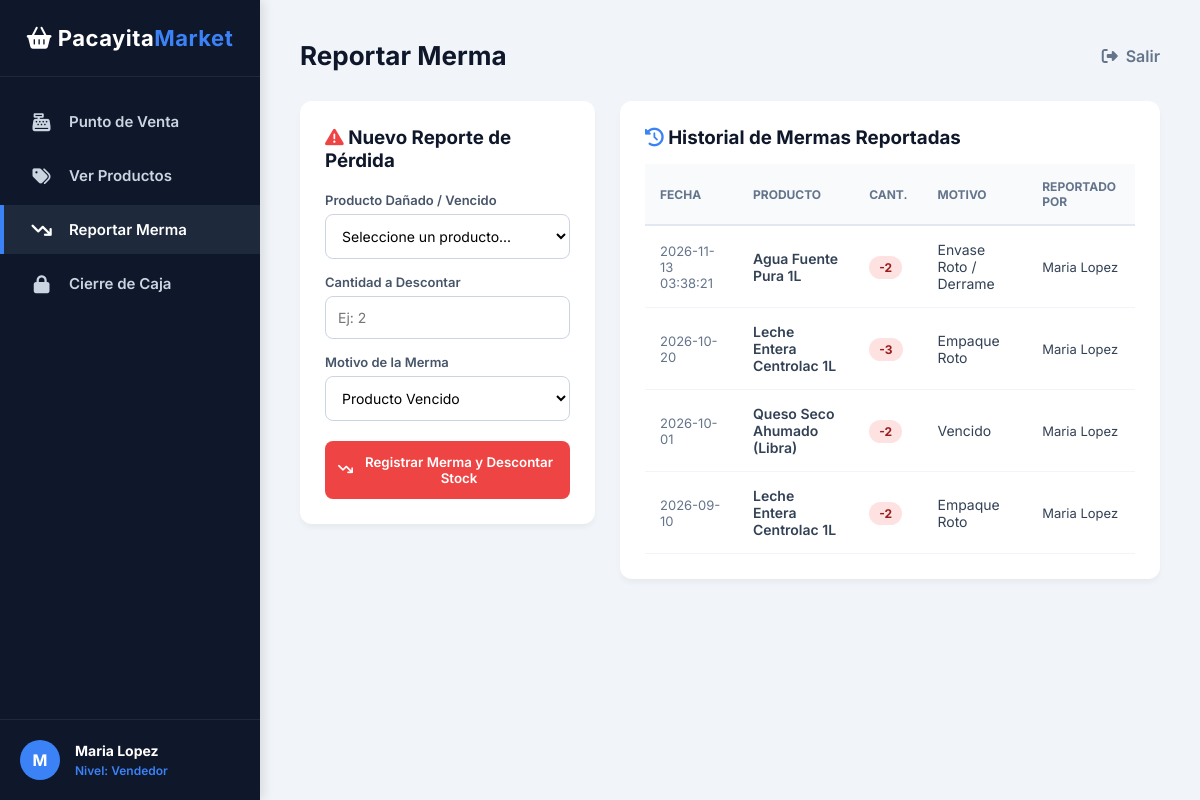
/mermas (signed in), run on the app's committed database.
### tables this page shows
CREATE TABLE USUARIO (
    id_usuario INTEGER PRIMARY KEY AUTOINCREMENT,
    id_rol INTEGER NOT NULL,
    nombre TEXT NOT NULL,
    username TEXT NOT NULL UNIQUE,
    password TEXT NOT NULL,
    FOREIGN KEY (id_rol) REFERENCES ROL(id_rol)
);

CREATE TABLE MERMA (
    id_merma INTEGER PRIMARY KEY AUTOINCREMENT,
    id_producto INTEGER NOT NULL,
    id_usuario INTEGER NOT NULL,
    cantidad INTEGER NOT NULL,
    motivo TEXT NOT NULL,
    fecha DATE DEFAULT CURRENT_DATE,
    FOREIGN KEY (id_producto) REFERENCES PRODUCTO(id_producto),
    FOREIGN KEY (id_usuario) REFERENCES USUARIO(id_usuario)
);

CREATE TABLE PRODUCTO (
    id_producto INTEGER PRIMARY KEY AUTOINCREMENT,
    id_categoria INTEGER NOT NULL,
    id_proveedor INTEGER NOT NULL,
    nombre TEXT NOT NULL UNIQUE,
    precio_venta REAL NOT NULL,
    stock INTEGER NOT NULL DEFAULT 0,
    FOREIGN KEY (id_categoria) REFERENCES CATEGORIA(id_categoria),
    FOREIGN KEY (id_proveedor) REFERENCES PROVEEDOR(id_proveedor)
);

### app.py (the view, shortened to what this page needs)
@app.route("/mermas", methods=["GET", "POST"])
def mermas():
    if 'id_usuario' not in session:
        return redirect("/")
    conn = get_db_connection()
    cursor = conn.cursor()
    productos = conn.execute("SELECT id_producto, nombre, stock FROM PRODUCTO WHERE stock > 0 ORDER BY nombre ASC").fetchall()
    if session.get('id_rol') == 1:
        historial = conn.execute("""
            SELECT M.id_merma, P.nombre AS producto, U.nombre AS empleado, M.cantidad, M.motivo, M.fecha
            FROM MERMA M
            INNER JOIN PRODUCTO P ON M.id_producto = P.id_producto
            INNER JOIN USUARIO U ON M.id_usuario = U.id_usuario
            ORDER BY M.id_merma DESC
        """).fetchall()
    else:
        historial = conn.execute("""
            SELECT M.id_merma, P.nombre AS producto, U.nombre AS empleado, M.cantidad, M.motivo, M.fecha
            FROM MERMA M
            INNER JOIN PRODUCTO P ON M.id_producto = P.id_producto
            INNER JOIN USUARIO U ON M.id_usuario = U.id_usuario
            WHERE M.id_usuario = ?
            ORDER BY M.id_merma DESC
        """, (session['id_usuario'],)).fetchall()
    conn.close()
    return render_template("mermas.html", productos=productos, historial=historial)

### app.py (called while the page is built)
def get_db_connection():
    conn = sqlite3.connect('MinMarketPacaya.db')
    conn.row_factory = sqlite3.Row
    return conn

### templates/mermas.html (shortened to what this page needs)
{% extends "base.html" %}
{% block titulo %}Reportar Merma{% endblock %}
{% block contenido %}
<div style="display: flex; gap: 25px; align-items: flex-start;">
    <div class="card" style="flex: 1;">
        <h3 style="margin-bottom: 20px; color: #0f172a;">
            <i class="fa-solid fa-triangle-exclamation" style="color: #ef4444;"></i> Nuevo Reporte de Pérdida
        </h3>
        <form action="/mermas" method="POST">
            <div style="margin-bottom: 15px;">
                <label style="display: block; font-size: 13px; font-weight: 600; margin-bottom: 6px; color: #475569;">Producto Dañado / Vencido</label>
                <select name="id_producto" id="selectProducto" required onchange="actualizarMaxStock()"
                        style="width: 100%; padding: 12px; border-radius: 8px; border: 1px solid #cbd5e1; font-size: 14px; background: white;">
                    <option value="" disabled selected>Seleccione un producto...</option>
                </select>
            </div>
            <div style="margin-bottom: 15px;">
                <label style="display: block; font-size: 13px; font-weight: 600; margin-bottom: 6px; color: #475569;">Cantidad a Descontar</label>
                <input type="number" name="cantidad" id="inputCantidad" min="1" required placeholder="Ej: 2"
                       style="width: 100%; padding: 12px; border-radius: 8px; border: 1px solid #cbd5e1; font-size: 14px;">
            </div>
            <div style="margin-bottom: 20px;">
                <label style="display: block; font-size: 13px; font-weight: 600; margin-bottom: 6px; color: #475569;">Motivo de la Merma</label>
                <select name="motivo" required
                        style="width: 100%; padding: 12px; border-radius: 8px; border: 1px solid #cbd5e1; font-size: 14px; background: white;">
                    <option value="Producto Vencido">Producto Vencido</option>
                </select>
            </div>
            <button type="submit" class="btn btn-danger" style="width: 100%; justify-content: center; padding: 13px;">
                <i class="fa-solid fa-arrow-trend-down"></i> Registrar Merma y Descontar Stock
            </button>
        </form>
    </div>
    <div class="card" style="flex: 2;">
        <h3 style="margin-bottom: 15px; color: #0f172a;">
            <i class="fa-solid fa-clock-rotate-left" style="color: var(--accent);"></i> Historial de Mermas Reportadas
        </h3>
        <table>
            <thead>
                <tr>
                    <th>Fecha</th>
                    <th>Producto</th>
                    <th>Cant.</th>
                    <th>Motivo</th>
                    <th>Reportado por</th>
                </tr>
            </thead>
            <tbody>
                {% if historial %}
                    {% for m in historial %}
                    <tr>
                        <td style="font-size: 13px; color: #64748b;">{{ m['fecha'] }}</td>
                        <td style="font-weight: 600;">{{ m['producto'] }}</td>
                        <td><span style="background: #fee2e2; color: #991b1b; padding: 4px 10px; border-radius: 20px; font-size: 12px; font-weight: bold;">-{{ m['cantidad'] }}</span></td>
                        <td>{{ m['motivo'] }}</td>
                        <td style="font-size: 13px;">{{ m['empleado'] }}</td>
                    </tr>
                    {% endfor %}
                {% else %}
                    <tr>
                        <td colspan="5" style="text-align: center; color: #94a3b8; padding: 30px;">No hay mermas registradas todavía.</td>
                    </tr>
                {% endif %}
            </tbody>
        </table>
    </div>
</div>
{% endblock %}

### templates/base.html (shortened to what this page needs)
<!DOCTYPE html>
<html lang="es">
<head>
    <link rel="stylesheet" href="https://cdnjs.cloudflare.com/ajax/libs/font-awesome/6.4.0/css/all.min.css">
</head>
<body>
    <div class="sidebar">
        <div class="sidebar-header">
            <i class="fa-solid fa-basket-shopping"></i> Pacayita<span>Market</span>
        </div>
 <div class="nav-links">
    <a href="/caja" class="{% if request.path == '/caja' %}active{% endif %}">
        <i class="fa-solid fa-cash-register"></i> Punto de Venta
    </a>
    <a href="/productos" class="{% if request.path == '/productos' %}active{% endif %}">
        <i class="fa-solid fa-tags"></i> Ver Productos
    </a>
    <a href="/mermas" class="{% if request.path == '/mermas' %}active{% endif %}">
        <i class="fa-solid fa-arrow-trend-down"></i> Reportar Merma
    </a>
    <a href="/mis_ventas" class="{% if request.path == '/mis_ventas' %}active{% endif %}">
        <i class="fa-solid fa-lock"></i> Cierre de Caja
    </a>
</div>
        <div class="user-profile">
            <div class="avatar">{{ session.get('nombre', 'Usuario')[0]|upper }}</div>
            <div class="user-info">
                <p>{{ session.get('nombre', 'Usuario Invitado') }}</p>
                {% if session.get('id_rol') == 1 or session.get('rol') == 'Administrador' %}
                    <span>Nivel: Administrador</span>
                {% else %}
                    <span>Nivel: Vendedor</span>
                {% endif %}
            </div>
        </div>
    </div>
    <div class="main-content">
        <div class="topbar">
            <h1>{% block titulo %}Dashboard{% endblock %}</h1>
            <a href="/" class="logout-btn"><i class="fa-solid fa-right-from-bracket"></i> Salir</a>
        </div>
        {% block contenido %}{% endblock %}
    </div>
</body>
</html>

### templates/base.html (style rules this page uses)
:root { --sidebar-bg: #0f172a; --sidebar-hover: #1e293b; --accent: #3b82f6; --accent-hover: #2563eb; --bg-main: #f1f5f9; --text-dark: #334155; }
* { margin: 0; padding: 0; box-sizing: border-box; font-family: 'Inter', sans-serif; }
body { display: flex; height: 100vh; background-color: var(--bg-main); color: var(--text-dark); }
.sidebar { width: 260px; background-color: var(--sidebar-bg); color: white; display: flex; flex-direction: column; box-shadow: 4px 0 10px rgba(0,0,0,0.1); z-index: 10; }
.sidebar-header { padding: 25px 20px; font-size: 22px; font-weight: 700; text-align: center; border-bottom: 1px solid #1e293b; letter-spacing: 0.5px; }
.sidebar-header span { color: var(--accent); }
.nav-links { flex: 1; padding: 20px 0; display: flex; flex-direction: column; gap: 5px; overflow-y: auto; }
.nav-links a { text-decoration: none; color: #cbd5e1; padding: 15px 25px; display: flex; align-items: center; gap: 15px; font-size: 15px; font-weight: 600; transition: 0.3s; border-left: 4px solid transparent; }
.nav-links a:hover, .nav-links a.active { background-color: var(--sidebar-hover); color: white; border-left-color: var(--accent); }
.nav-links i { font-size: 18px; width: 25px; text-align: center; }
.user-profile { padding: 20px; border-top: 1px solid #1e293b; display: flex; align-items: center; gap: 15px; }
.avatar { width: 40px; height: 40px; background: var(--accent); border-radius: 50%; display: flex; align-items: center; justify-content: center; font-weight: bold; }
.user-info p { font-size: 14px; font-weight: 700; margin: 0; }
.user-info span { font-size: 12px; color: var(--accent); font-weight: 600; }
.main-content { flex: 1; overflow-y: auto; padding: 40px; display: flex; flex-direction: column; }
.topbar { display: flex; justify-content: space-between; align-items: center; margin-bottom: 30px; }
.topbar h1 { font-size: 26px; color: #0f172a; font-weight: 700; }
.logout-btn { color: #64748b; text-decoration: none; font-weight: 600; display: flex; align-items: center; gap: 8px; transition: 0.3s; }
.card { background: white; padding: 25px; border-radius: 12px; box-shadow: 0 4px 6px -1px rgba(0,0,0,0.05); }
.btn { background: var(--accent); color: white; padding: 10px 20px; border: none; border-radius: 8px; font-weight: 600; cursor: pointer; transition: 0.2s; display: inline-flex; align-items: center; gap: 8px; }
.btn-danger { background: #ef4444; }
table { width: 100%; border-collapse: collapse; margin-top: 15px; }
th { background: #f8fafc; color: #64748b; text-transform: uppercase; font-size: 12px; padding: 15px; text-align: left; border-bottom: 2px solid #e2e8f0; }
td { padding: 15px; border-bottom: 1px solid #f1f5f9; font-size: 14px; color: #334155; vertical-align: middle; }

### data on the page
USUARIO: get "Maria Lopez"
MERMA: fecha "2026-11-13 03:38:21", producto "Agua Fuente Pura 1L", cantidad "2", motivo "Envase Roto / Derrame", empleado "Maria Lopez"
MERMA: fecha "2026-10-20", producto "Leche Entera Centrolac 1L", cantidad "3", motivo "Empaque Roto", empleado "Maria Lopez"
MERMA: fecha "2026-10-01", producto "Queso Seco Ahumado (Libra)", cantidad "2", motivo "Vencido", empleado "Maria Lopez"
MERMA: fecha "2026-09-10", producto "Leche Entera Centrolac 1L", cantidad "2", motivo "Empaque Roto", empleado "Maria Lopez"

### other printed values
{{ session.get('nombre', 'Usuario')[0]|upper }} "M"
